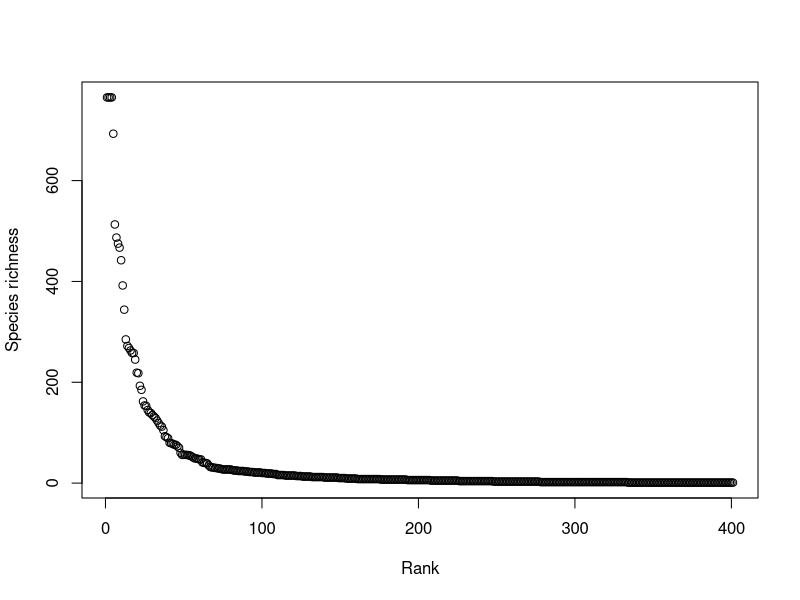
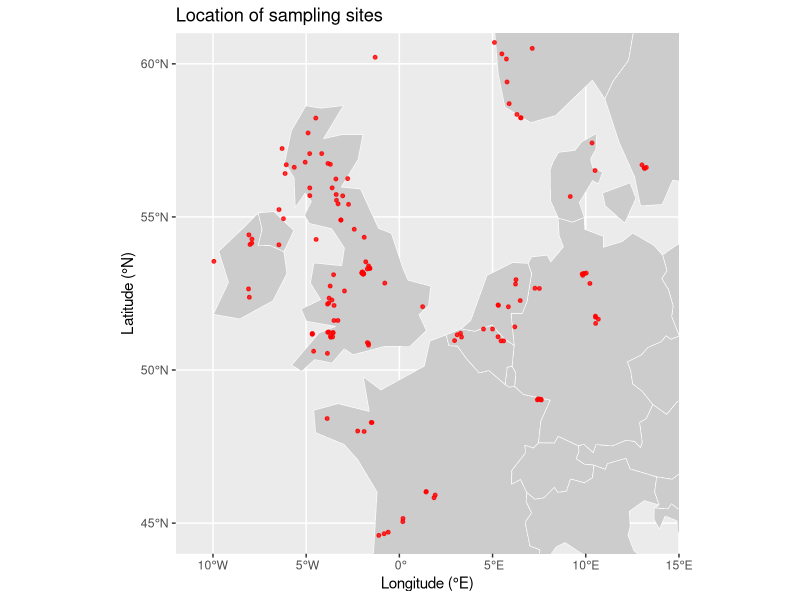

R code for these plots, in order:
# ---- 1. Read data ----

library(dplyr)

# Cleaning enviromental from empty rows and columns
env <- read.csv("Data/environmentaldata.csv", header = TRUE) %>%
  mutate(across(where(is.character), ~ na_if(trimws(.), ""))) %>%
  select(where(~ any(!is.na(.)))) %>%
  filter(if_any(everything(), ~ !is.na(.)))
dim(env)
which(rowSums(!is.na(env)) == 0)
which(colSums(!is.na(env)) == 0)

# cleaning vasplants from empty rows and columns
readr::guess_encoding("Data/speciesdata.csv")
vas.plants <- read.csv(
  "Data/speciesdata.csv",
  header = T,
  sep = ",",
  fileEncoding = "ISO-8859-1"
) %>%
  mutate(across(where(is.character), ~ na_if(trimws(.), ""))) %>%
  select(where(~ any(!is.na(.)))) %>%
  filter(if_any(everything(), ~ !is.na(.)))

dim(vas.plants)
summary(vas.plants)
any(is.na(vas.plants)) #TRUE

# Data is in text format. Convert species to numeric
vas.plants <- vas.plants %>%
  mutate(
    across(
      -c(Site.number, Quadrat, Country, Year),
      as.numeric
    )
  )

#Control whether full na rows and columns are removed.
which(rowSums(!is.na(vas.plants)) == 0) #integer(0)
which(colSums(!is.na(vas.plants)) == 0) #named integer(0)

# ---- 3. Getting to knew the data ----

plot(
  sort(colSums(!is.na(vas.plants)), decreasing = T),
  ylab = "Species richness",
  xlab = "Rank"
)

# ---- 3. Simple map with sample points ----

library(ggplot2)
install.packages("sf") # for countries map, ne_countries
install.packages("rnaturalearth") # state borders
library(rnaturalearth)
install.packages("rnaturalearthdata") # metadata
library(rnaturalearthdata)

europe <- ne_countries(continent = "Europe", returnclass = "sf")

ggplot() +
  geom_sf(data = europe, fill = "grey80", color = "white") +
  geom_point(
    data = env,
    aes(x = Latitude, y = Longitude),
    color = "red",
    size = 1,
    alpha = 0.8,
    inherit.aes = FALSE
  ) +
  coord_sf(xlim = c(-12, 15), ylim = c(44, 61), expand = FALSE) +
  theme_gray() +
  labs(
    title = "Location of sampling sites",
    x = "Longitude (°E)",
    y = "Latitude (°N)"
  )

#HI
